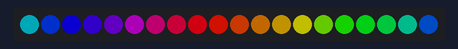
The sketch below on a simulated Arduino Uno, built with avr-gcc and run on an emulated ATmega328P. On the bench: 20 RGB LEDs in strip order, left to right. Dim RGB values are drawn brighter than linear.

Above: at 0.19 s.
At 1.87 s:
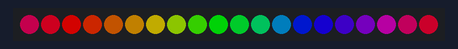
At 3.39 s:
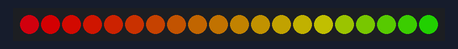
At 7.39 s:
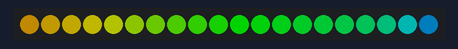
At 9.38 s:
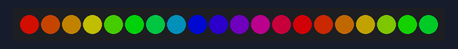
At 11.84 s:
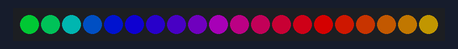

Measured:
- by itself, everything shown: repeats every 12.0 s, in 180 steps

The sketch:

rainbow_beat.ino
```cpp
/* rainbow_beat for FastLED

By: Andrew Tuline

Date: July, 2015

A rainbow moving back and forth using FastLED function calls with no delays or 'for' loops. Very simple, yet effective.

*/


#include "FastLED.h"                                          // FastLED library.

#if FASTLED_VERSION < 3001000
#error "Requires FastLED 3.1 or later; check github for latest code."
#endif

// Fixed definitions cannot change on the fly.
#define LED_DT 12                                             // Serial data pin
#define LED_CK 11                                             // Clock pin for WS2801 or APA102
#define COLOR_ORDER BGR                                       // It's GRB for WS2812B and BGR for APA102
#define LED_TYPE APA102                                       // What kind of strip are you using (APA102, WS2801 or WS2812B)?
#define NUM_LEDS 20                                           // Number of LED's

// Initialize changeable global variables.
uint8_t max_bright = 128;                                     // Overall brightness definition. It can be changed on the fly.

struct CRGB leds[NUM_LEDS];                                   // Initialize our LED array.


void setup() {
//  LEDS.addLeds<LED_TYPE, LED_DT, COLOR_ORDER>(leds, NUM_LEDS);         // For WS2812B
  LEDS.addLeds<LED_TYPE, LED_DT, LED_CK, COLOR_ORDER>(leds, NUM_LEDS);   // For APA102 or WS2801
  FastLED.setBrightness(max_bright);
  set_max_power_in_volts_and_milliamps(5, 500);               // FastLED Power management set at 5V, 500mA
} // setup()


void loop () {
    rainbow_beat();
    show_at_max_brightness_for_power();
} // loop()


void rainbow_beat() {
  uint8_t beatA = beatsin8(5, 0, 255);                        // Starting hue
  uint8_t beatB = beatsin8(15, 4, 20);                        // Delta hue between LED's
  fill_rainbow(leds, NUM_LEDS, beatA, beatB);                 // Use FastLED's fill_rainbow routine.
} // rainbow_beat()
```
